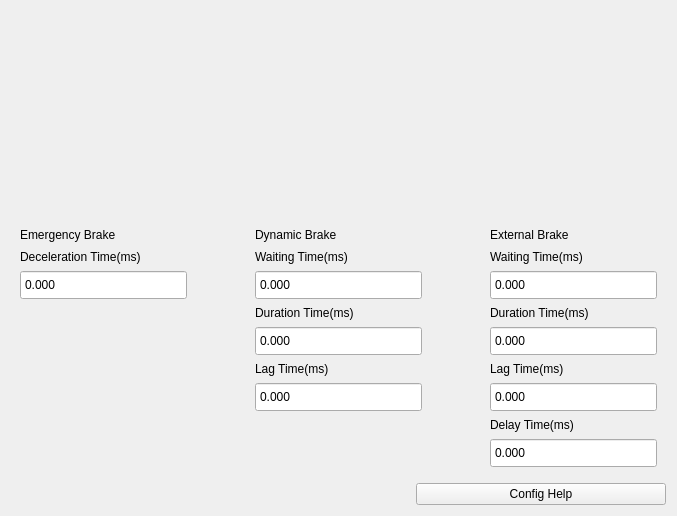
<?xml version="1.0" encoding="UTF-8"?>
<ui version="4.0">
 <class>GraphBrake129</class>
 <widget class="QWidget" name="GraphBrake129">
  <property name="geometry">
   <rect>
    <x>0</x>
    <y>0</y>
    <width>677</width>
    <height>516</height>
   </rect>
  </property>
  <property name="windowTitle">
   <string>Form</string>
  </property>
  <layout class="QVBoxLayout" name="verticalLayout_4">
   <item>
    <widget class="BrakePaintPrivate" name="widget" native="true">
     <property name="sizePolicy">
      <sizepolicy hsizetype="Preferred" vsizetype="Expanding">
       <horstretch>0</horstretch>
       <verstretch>0</verstretch>
      </sizepolicy>
     </property>
     <property name="minimumSize">
      <size>
       <width>0</width>
       <height>0</height>
      </size>
     </property>
    </widget>
   </item>
   <item>
    <layout class="QHBoxLayout" name="horizontalLayout">
     <property name="spacing">
      <number>50</number>
     </property>
     <property name="sizeConstraint">
      <enum>QLayout::SetFixedSize</enum>
     </property>
     <item>
      <widget class="QWidget" name="widget_brakeEmergency" native="true">
       <layout class="QVBoxLayout" name="verticalLayout">
        <property name="leftMargin">
         <number>9</number>
        </property>
        <item>
         <widget class="QLabel" name="label_brakeEmergency">
          <property name="minimumSize">
           <size>
            <width>0</width>
            <height>19</height>
           </size>
          </property>
          <property name="text">
           <string>Emergency Brake</string>
          </property>
         </widget>
        </item>
        <item>
         <widget class="QLabel" name="label_brakeEmergencyDeceleration">
          <property name="text">
           <string>Deceleration Time(ms)</string>
          </property>
         </widget>
        </item>
        <item>
         <widget class="QDoubleSpinBox" name="dSpinBox_brakeEmergencyDeceleration">
          <property name="minimumSize">
           <size>
            <width>0</width>
            <height>30</height>
           </size>
          </property>
          <property name="buttonSymbols">
           <enum>QAbstractSpinBox::NoButtons</enum>
          </property>
          <property name="decimals">
           <number>3</number>
          </property>
          <property name="maximum">
           <double>4294967296.000000000000000</double>
          </property>
         </widget>
        </item>
        <item>
         <spacer name="verticalSpacer">
          <property name="orientation">
           <enum>Qt::Vertical</enum>
          </property>
          <property name="sizeHint" stdset="0">
           <size>
            <width>20</width>
            <height>67</height>
           </size>
          </property>
         </spacer>
        </item>
       </layout>
      </widget>
     </item>
     <item>
      <widget class="QWidget" name="widget_brakeDynamic" native="true">
       <layout class="QVBoxLayout" name="verticalLayout_2">
        <item>
         <widget class="QLabel" name="label_brakeDynamic">
          <property name="minimumSize">
           <size>
            <width>0</width>
            <height>19</height>
           </size>
          </property>
          <property name="text">
           <string>Dynamic Brake</string>
          </property>
         </widget>
        </item>
        <item>
         <widget class="QLabel" name="label_brakeDynamicWaiting">
          <property name="text">
           <string>Waiting Time(ms)</string>
          </property>
         </widget>
        </item>
        <item>
         <widget class="QDoubleSpinBox" name="dSpinBox_brakeDynamicWait">
          <property name="minimumSize">
           <size>
            <width>0</width>
            <height>30</height>
           </size>
          </property>
          <property name="buttonSymbols">
           <enum>QAbstractSpinBox::NoButtons</enum>
          </property>
          <property name="decimals">
           <number>3</number>
          </property>
          <property name="maximum">
           <double>4294967296.000000000000000</double>
          </property>
         </widget>
        </item>
        <item>
         <widget class="QLabel" name="label_brakeDynamicDuration">
          <property name="text">
           <string>Duration Time(ms)</string>
          </property>
         </widget>
        </item>
        <item>
         <widget class="QDoubleSpinBox" name="dSpinBox_brakeDynamicDuration">
          <property name="minimumSize">
           <size>
            <width>0</width>
            <height>30</height>
           </size>
          </property>
          <property name="buttonSymbols">
           <enum>QAbstractSpinBox::NoButtons</enum>
          </property>
          <property name="decimals">
           <number>3</number>
          </property>
          <property name="maximum">
           <double>4294967296.000000000000000</double>
          </property>
         </widget>
        </item>
        <item>
         <widget class="QLabel" name="label_brakeDynamicLag">
          <property name="text">
           <string>Lag Time(ms)</string>
          </property>
         </widget>
        </item>
        <item>
         <widget class="QDoubleSpinBox" name="dSpinBox_brakeDynamicLag">
          <property name="minimumSize">
           <size>
            <width>0</width>
            <height>30</height>
           </size>
          </property>
          <property name="buttonSymbols">
           <enum>QAbstractSpinBox::NoButtons</enum>
          </property>
          <property name="decimals">
           <number>3</number>
          </property>
          <property name="maximum">
           <double>4294967296.000000000000000</double>
          </property>
         </widget>
        </item>
        <item>
         <spacer name="verticalSpacer_2">
          <property name="orientation">
           <enum>Qt::Vertical</enum>
          </property>
          <property name="sizeHint" stdset="0">
           <size>
            <width>20</width>
            <height>0</height>
           </size>
          </property>
         </spacer>
        </item>
       </layout>
      </widget>
     </item>
     <item>
      <widget class="QWidget" name="widget_brakeExternal" native="true">
       <layout class="QVBoxLayout" name="verticalLayout_3">
        <item>
         <widget class="QLabel" name="label_brakeExternal">
          <property name="minimumSize">
           <size>
            <width>0</width>
            <height>19</height>
           </size>
          </property>
          <property name="text">
           <string>External Brake</string>
          </property>
         </widget>
        </item>
        <item>
         <widget class="QLabel" name="label_brakeExternalWait">
          <property name="text">
           <string>Waiting Time(ms)</string>
          </property>
         </widget>
        </item>
        <item>
         <widget class="QDoubleSpinBox" name="dSpinBox_brakeExternalWait">
          <property name="minimumSize">
           <size>
            <width>0</width>
            <height>30</height>
           </size>
          </property>
          <property name="buttonSymbols">
           <enum>QAbstractSpinBox::NoButtons</enum>
          </property>
          <property name="decimals">
           <number>3</number>
          </property>
          <property name="maximum">
           <double>4294967296.000000000000000</double>
          </property>
         </widget>
        </item>
        <item>
         <widget class="QLabel" name="label_brakeExternalDuration">
          <property name="text">
           <string>Duration Time(ms)</string>
          </property>
         </widget>
        </item>
        <item>
         <widget class="QDoubleSpinBox" name="dSpinBox_brakeExternalDuration">
          <property name="minimumSize">
           <size>
            <width>0</width>
            <height>30</height>
           </size>
          </property>
          <property name="buttonSymbols">
           <enum>QAbstractSpinBox::NoButtons</enum>
          </property>
          <property name="decimals">
           <number>3</number>
          </property>
          <property name="maximum">
           <double>4294967296.000000000000000</double>
          </property>
         </widget>
        </item>
        <item>
         <widget class="QLabel" name="label_brakeExternalLag">
          <property name="text">
           <string>Lag Time(ms)</string>
          </property>
         </widget>
        </item>
        <item>
         <widget class="QDoubleSpinBox" name="dSpinBox_brakeExternalLag">
          <property name="minimumSize">
           <size>
            <width>0</width>
            <height>30</height>
           </size>
          </property>
          <property name="buttonSymbols">
           <enum>QAbstractSpinBox::NoButtons</enum>
          </property>
          <property name="decimals">
           <number>3</number>
          </property>
          <property name="maximum">
           <double>4294967296.000000000000000</double>
          </property>
         </widget>
        </item>
        <item>
         <widget class="QLabel" name="label_brakeExternalDelay">
          <property name="text">
           <string>Delay Time(ms)</string>
          </property>
         </widget>
        </item>
        <item>
         <widget class="QDoubleSpinBox" name="dSpinBox_brakeExternalDelay">
          <property name="minimumSize">
           <size>
            <width>0</width>
            <height>30</height>
           </size>
          </property>
          <property name="buttonSymbols">
           <enum>QAbstractSpinBox::NoButtons</enum>
          </property>
          <property name="decimals">
           <number>3</number>
          </property>
          <property name="maximum">
           <double>4294967296.000000000000000</double>
          </property>
         </widget>
        </item>
        <item>
         <spacer name="verticalSpacer_3">
          <property name="orientation">
           <enum>Qt::Vertical</enum>
          </property>
          <property name="sizeHint" stdset="0">
           <size>
            <width>20</width>
            <height>0</height>
           </size>
          </property>
         </spacer>
        </item>
       </layout>
      </widget>
     </item>
    </layout>
   </item>
   <item>
    <layout class="QHBoxLayout" name="horizontalLayout_2">
     <item>
      <spacer name="horizontalSpacer">
       <property name="orientation">
        <enum>Qt::Horizontal</enum>
       </property>
       <property name="sizeHint" stdset="0">
        <size>
         <width>40</width>
         <height>20</height>
        </size>
       </property>
      </spacer>
     </item>
     <item>
      <widget class="QPushButton" name="pushBtnConfigHelp">
       <property name="sizePolicy">
        <sizepolicy hsizetype="Preferred" vsizetype="Fixed">
         <horstretch>0</horstretch>
         <verstretch>0</verstretch>
        </sizepolicy>
       </property>
       <property name="minimumSize">
        <size>
         <width>250</width>
         <height>0</height>
        </size>
       </property>
       <property name="text">
        <string>Config Help</string>
       </property>
      </widget>
     </item>
    </layout>
   </item>
  </layout>
  <zorder>widget</zorder>
  <zorder>pushBtnConfigHelp</zorder>
  <zorder>pushBtnConfigHelp</zorder>
  <zorder>horizontalSpacer</zorder>
 </widget>
 <customwidgets>
  <customwidget>
   <class>BrakePaintPrivate</class>
   <extends>QWidget</extends>
   <header>graphbrake129.h</header>
   <container>1</container>
  </customwidget>
 </customwidgets>
 <resources/>
 <connections/>
</ui>
